Frame 1 (no input): blank canvas, image omitted
Frame 60 (the mouse pressed at the canvas centre just before this capture): blank canvas, image omitted
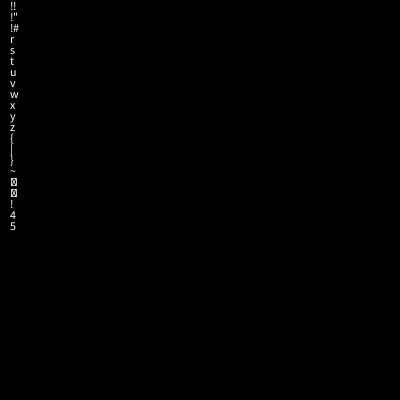
Frame 120 (the mouse held since frame 60 and released just before this capture)

The Processing sketch whose frames 1 and 60 were blank and that drew this single picture after the mouse press (run headless with seeded random() and noise(); from frame 60 on, the mouse is pressed at the canvas centre):

// Processing sketch: reversecracker
// ── reversecracker.pde
class Chr {
  int val;
  boolean done = false;

  boolean inc() {
    if (val + 1 > 128) {
      val = 32;
      done = true;
    } else {
      val += 1;
      done = false;
    }
    return done;
  }

  Chr() {
    val = 32;
  }

  String toString() {
    return str(char(val));
  }
}

class Chrs {
  int guessIdx = 0;
  ArrayList<String> guesses = new ArrayList<String>();
  ArrayList<Chr> chars = new ArrayList<Chr>();
  int index;
  Chrs() {
    for (int i = 0; i < 8; i += 1) {
      chars.add(new Chr());
    }
  }

  void display() {
    for (int y = 0; y < guesses.size(); y += 1) {
      int pos = 10 + (y * 11);
      text(guesses.get(y), 10, pos); 
    }
  }

  String toString() {
    String returnVal= "";
    for (int i = chars.size()-1; i >= 0; i -= 1) {
      Chr c = chars.get(i);
      returnVal += c.toString();
    }
    return trim(returnVal);
  }

  void update() {
    index = 0;
    while (true) {
      if (index >= chars.size()) break;

      Chr c = chars.get(index);
      if (c.inc()) {
        index += 1;
      } else {
        break;
      }
    }
    if (guesses.size() > 20 && guessIdx > 18) {
      guessIdx = 0;
    }
    
    if (guesses.size() -1 < guessIdx) {
      
      guesses.add( this.toString());
      guessIdx += 1;
    } else {
      guesses.set(guessIdx, this.toString());
      guessIdx += 1;
    }
  }
}

Chrs chrs;
void setup() {
  size(400, 400);
  chrs = new Chrs();
  frameRate(500);
}

void draw() {
  
  chrs.update();
  if (frameCount % 100 == 0) {
    background(0);
    chrs.display();
  }
}
